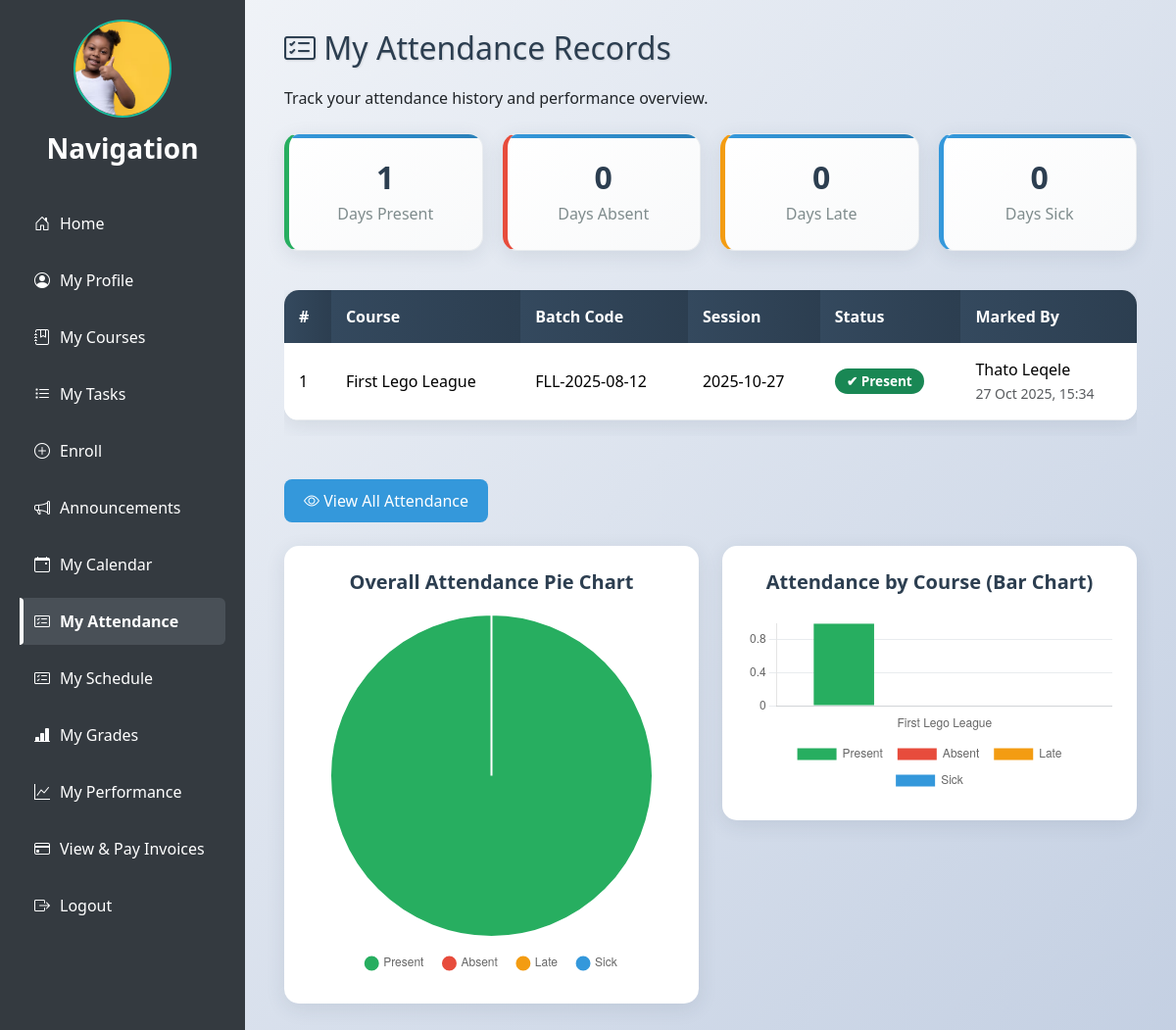
The app's page /attendance.php (signed in), older data.
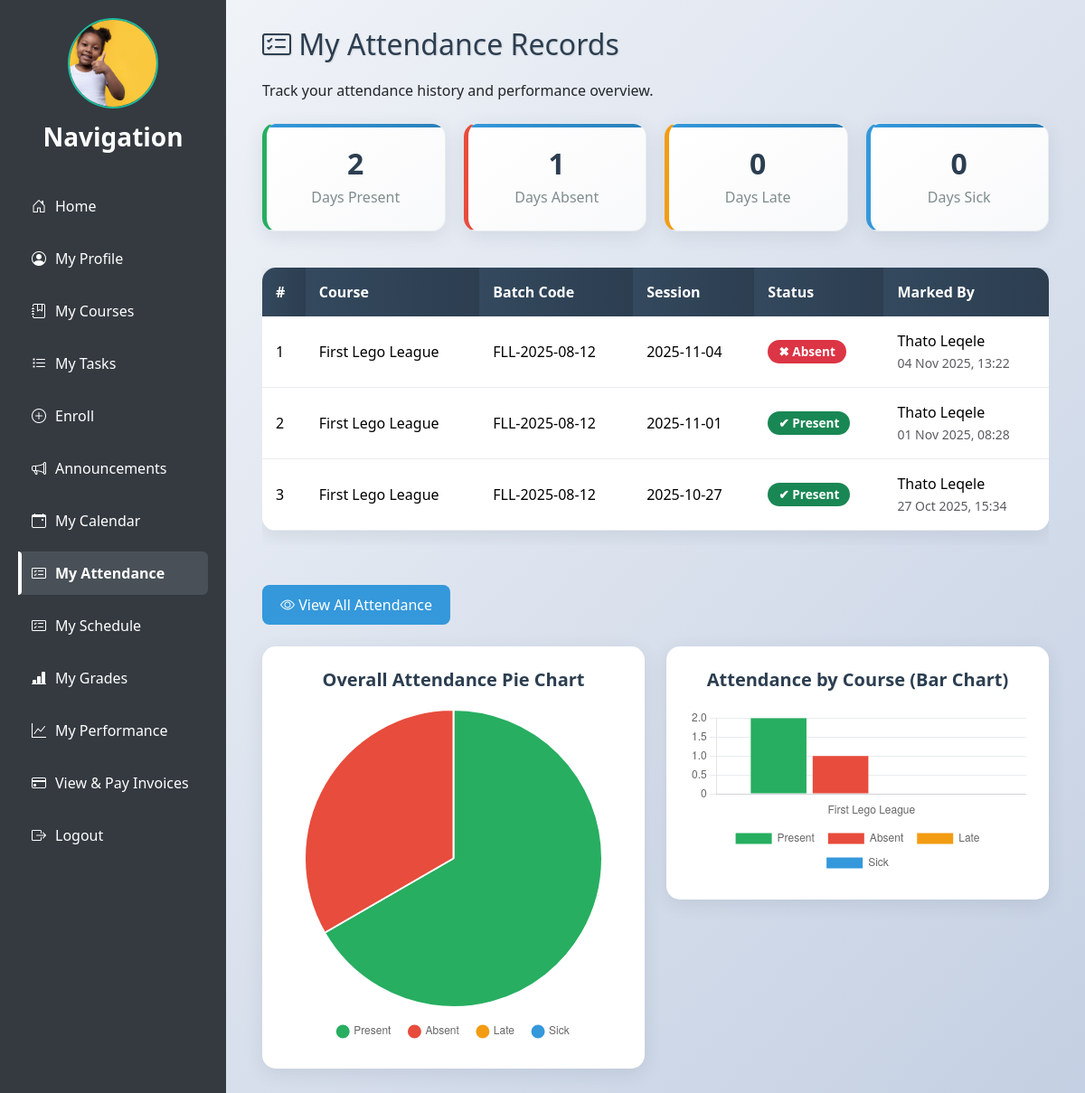
The same page, newer data.
### tables this page shows
CREATE TABLE `attendance` (
  `attendance_id` int(11) NOT NULL AUTO_INCREMENT,
  `session_id` date NOT NULL,
  `student_id` int(11) NOT NULL,
  `batch_id` int(11) NOT NULL,
  `status` enum('Present','Absent','Late','Sick') NOT NULL,
  `marked_by` int(11) NOT NULL,
  `marked_at` timestamp NOT NULL DEFAULT current_timestamp(),
  PRIMARY KEY (`attendance_id`),
  UNIQUE KEY `unique_attendance` (`session_id`,`student_id`),
  KEY `student_id` (`student_id`),
  KEY `batch_id` (`batch_id`),
  KEY `marked_by` (`marked_by`),
  CONSTRAINT `attendance_ibfk_1` FOREIGN KEY (`student_id`) REFERENCES `students` (`student_id`) ON DELETE CASCADE,
  CONSTRAINT `attendance_ibfk_2` FOREIGN KEY (`batch_id`) REFERENCES `batches` (`batch_id`) ON DELETE CASCADE,
  CONSTRAINT `attendance_ibfk_3` FOREIGN KEY (`marked_by`) REFERENCES `teachers` (`teacher_id`) ON DELETE CASCADE
);

CREATE TABLE `courses` (
  `course_id` int(11) NOT NULL AUTO_INCREMENT,
  `title` varchar(255) NOT NULL,
  `courseName` varchar(255) NOT NULL,
  `description` text DEFAULT NULL,
  `category` varchar(100) DEFAULT NULL,
  `level` varchar(50) DEFAULT NULL,
  `start_date` date DEFAULT NULL,
  `end_date` date DEFAULT NULL,
  `price` decimal(10,2) DEFAULT NULL,
  `status` enum('active','inactive') DEFAULT 'active',
  `image_path` varchar(255) DEFAULT 'uploads/courses/course1.jpg',
  PRIMARY KEY (`course_id`)
);

CREATE TABLE `batches` (
  `batch_id` int(11) NOT NULL AUTO_INCREMENT,
  `batch_code` varchar(50) NOT NULL,
  `course_id` int(11) NOT NULL,
  `start_date` date DEFAULT NULL,
  `end_date` date DEFAULT NULL,
  `status` enum('active','completed','inactive') DEFAULT 'active',
  PRIMARY KEY (`batch_id`),
  UNIQUE KEY `batch_code` (`batch_code`),
  KEY `course_id` (`course_id`),
  CONSTRAINT `batches_ibfk_1` FOREIGN KEY (`course_id`) REFERENCES `courses` (`course_id`)
);

### attendance.php (the view, shortened to what the changed rows need)
<?php
$host = "localhost";
$user = "root";
$pass = "";
$db   = "girlscodingacademydb";
$conn = new mysqli($host, $user, $pass, $db);
$user_id = $_SESSION['user_id'];
$res = $conn->query("SELECT student_id FROM students WHERE user_id = $user_id");
if ($res->num_rows > 0) {
    $student = $res->fetch_assoc();
    $student_id = $student['student_id'];
} else {
    die("Error: Student not found.");
}
$attendance = $conn->query("
    SELECT
        a.attendance_id,
        a.session_id,
        a.batch_id,
        a.status,
        a.marked_at,
        b.batch_code,
        c.courseName,
        CONCAT(u.firstName, ' ', u.lastName) AS teacher_name
    FROM attendance a
    INNER JOIN batches b ON a.batch_id = b.batch_id
    INNER JOIN courses c ON b.course_id = c.course_id
    INNER JOIN teachers t ON a.marked_by = t.teacher_id
    INNER JOIN users u ON t.user_id = u.user_id
    WHERE a.student_id = $student_id
    ORDER BY a.session_id DESC
    LIMIT 4
");
$presentCount = $conn->query("SELECT COUNT(*) as cnt FROM attendance WHERE student_id=$student_id AND status='Present'")->fetch_assoc()['cnt'];
$absentCount  = $conn->query("SELECT COUNT(*) as cnt FROM attendance WHERE student_id=$student_id AND status='Absent'")->fetch_assoc()['cnt'];
$lateCount    = $conn->query("SELECT COUNT(*) as cnt FROM attendance WHERE student_id=$student_id AND status='Late'")->fetch_assoc()['cnt'];
$sickCount    = $conn->query("SELECT COUNT(*) as cnt FROM attendance WHERE student_id=$student_id AND status='Sick'")->fetch_assoc()['cnt'];
$courseAttendance = $conn->query("
    SELECT c.courseName,
        SUM(CASE WHEN a.status='Present' THEN 1 ELSE 0 END) AS present,
        SUM(CASE WHEN a.status='Absent' THEN 1 ELSE 0 END) AS absent,
        SUM(CASE WHEN a.status='Late' THEN 1 ELSE 0 END) AS late,
        SUM(CASE WHEN a.status='Sick' THEN 1 ELSE 0 END) AS sick
    FROM attendance a
    INNER JOIN batches b ON a.batch_id = b.batch_id
    INNER JOIN courses c ON b.course_id = c.course_id
    WHERE a.student_id = $student_id
    GROUP BY c.courseName
");
$barLabels = [];
$barPresent = [];
$barAbsent = [];
$barLate = [];
$barSick = [];
while($row = $courseAttendance->fetch_assoc()) {
    $barLabels[] = $row['courseName'];
    $barPresent[] = $row['present'];
    $barAbsent[]  = $row['absent'];
    $barLate[]    = $row['late'];
    $barSick[]    = $row['sick'];
}
?>
<!DOCTYPE html>
<html lang="en">
<head>
<link href="https://cdn.jsdelivr.net/npm/bootstrap@5.3.2/dist/css/bootstrap.min.css" rel="stylesheet">
<link href="https://cdn.jsdelivr.net/npm/bootstrap-icons@1.11.3/font/bootstrap-icons.css" rel="stylesheet">
</head>
<body>
<div class="container-flex">
    <div class="content">
        <h2><i class="bi bi-card-checklist"></i> My Attendance Records</h2>
        <div class="summary-cards">
            <div class="summary-card success">
                <h3><?php echo $presentCount; ?></h3>
                <p>Days Present</p>
            </div>
            <div class="summary-card danger">
                <h3><?php echo $absentCount; ?></h3>
                <p>Days Absent</p>
            </div>
        </div>
        <?php if($attendance->num_rows > 0): ?>
        <div class="table-responsive mb-4">
            <table class="table table-hover">
                <thead>
                    <tr>
                        <th>#</th>
                        <th>Course</th>
                        <th>Batch Code</th>
                        <th>Session</th>
                        <th>Status</th>
                        <th>Marked By</th>
                    </tr>
                </thead>
                <tbody>
                    <?php $i=1; while($row = $attendance->fetch_assoc()) { ?>
                    <tr>
                        <td><?php echo $i++; ?></td>
                        <td><?php echo htmlspecialchars($row['courseName']); ?></td>
                        <td><?php echo htmlspecialchars($row['batch_code']); ?></td>
                        <td><?php echo htmlspecialchars($row['session_id']); ?></td>
                        <td>
                            <?php
                                if($row['status']=='Present') echo "<span class='badge bg-success'>✔ Present</span>";
                                elseif($row['status']=='Absent') echo "<span class='badge bg-danger'>✖ Absent</span>";
                                elseif($row['status']=='Late') echo "<span class='badge bg-warning text-dark'>⏰ Late</span>";
                                elseif($row['status']=='Sick') echo "<span class='badge bg-info text-dark'>🤒 Sick</span>";
                            ?>
                        </td>
                        <td>
                            <?php echo htmlspecialchars($row['teacher_name']); ?><br>
                            <small class="text-muted"><?= date('d M Y, H:i', strtotime($row['marked_at'])) ?></small>
                        </td>
                    </tr>
                    <?php } ?>
                </tbody>
            </table>
        </div>
        <?php else: ?>
        <div class="no-attendance">No attendance records found yet.</div>
        <?php endif; ?>
        <div class="row mt-4">
            <div class="col-md-6">
                <div class="chart-container">
                    <h5>Overall Attendance Pie Chart</h5>
                    <canvas id="pieChart"></canvas>
                </div>
            </div>
            <div class="col-md-6">
                <div class="chart-container">
                    <h5>Attendance by Course (Bar Chart)</h5>
                    <canvas id="barChart"></canvas>
                </div>
            </div>
        </div>
    </div>
</div>
<script>
// Pie Chart
const pieCtx = document.getElementById('pieChart').getContext('2d');
new Chart(pieCtx, {
    type: 'pie',
    data: {
        labels: ['Present', 'Absent', 'Late', 'Sick'],
        datasets: [{
            data: [<?php echo $presentCount; ?>, <?php echo $absentCount; ?>, <?php echo $lateCount; ?>, <?php echo $sickCount; ?>],
            backgroundColor: ['#27ae60','#e74c3c','#f39c12','#3498db'],
            borderColor: '#fff',
            borderWidth: 2
        }]
    },
    options: {
        responsive: true,
        plugins: {
            legend: {
                position: 'bottom',
                labels: {
                    padding: 20,
                    usePointStyle: true
                }
            }
        }
    }
});
// Bar Chart
const barCtx = document.getElementById('barChart').getContext('2d');
new Chart(barCtx, {
    type: 'bar',
    data: {
        labels: <?php echo json_encode($barLabels); ?>,
        datasets: [
            { label: 'Present', data: <?php echo json_encode($barPresent); ?>, backgroundColor: '#27ae60' },
            { label: 'Absent',  data: <?php echo json_encode($barAbsent); ?>,  backgroundColor: '#e74c3c' },
            { label: 'Late',    data: <?php echo json_encode($barLate); ?>,    backgroundColor: '#f39c12' },
            { label: 'Sick',    data: <?php echo json_encode($barSick); ?>,    backgroundColor: '#3498db' }
        ]
    },
    options: {
        responsive: true,
        scales: {
            y: {
                beginAtZero: true,
                grid: {
                    color: '#e9ecef'
                }
            },
            x: {
                grid: {
                    display: false
                }
            }
        },
        plugins: {
            legend: {
                position: 'bottom',
                labels: {
                    padding: 15
                }
            }
        }
    }
});
</script>
</body>
</html>

Row changes from the older to the newer data that the page shows:
added attendance: courses.courseName "First Lego League", batch.batch_code "FLL-2025-08-12", session "2025-11-04", status "✖ Absent", teacher_name "Thato Leqele", marked_at "04 Nov 2025, 13:22"
added attendance: courses.courseName "First Lego League", batch.batch_code "FLL-2025-08-12", session "2025-11-01", status "✔ Present", teacher_name "Thato Leqele", marked_at "01 Nov 2025, 08:28"
Text that changed along with them:
$presentCount: "1" → "2"
$absentCount: "0" → "1"
chart data {{ $presentCount }}: 1 → 2
chart data {{ $absentCount }}: 0 → 1
chart data {{ json_encode($barPresent) }}: ["1"] → ["2"]
chart data {{ json_encode($barAbsent) }}: ["0"] → ["1"]
